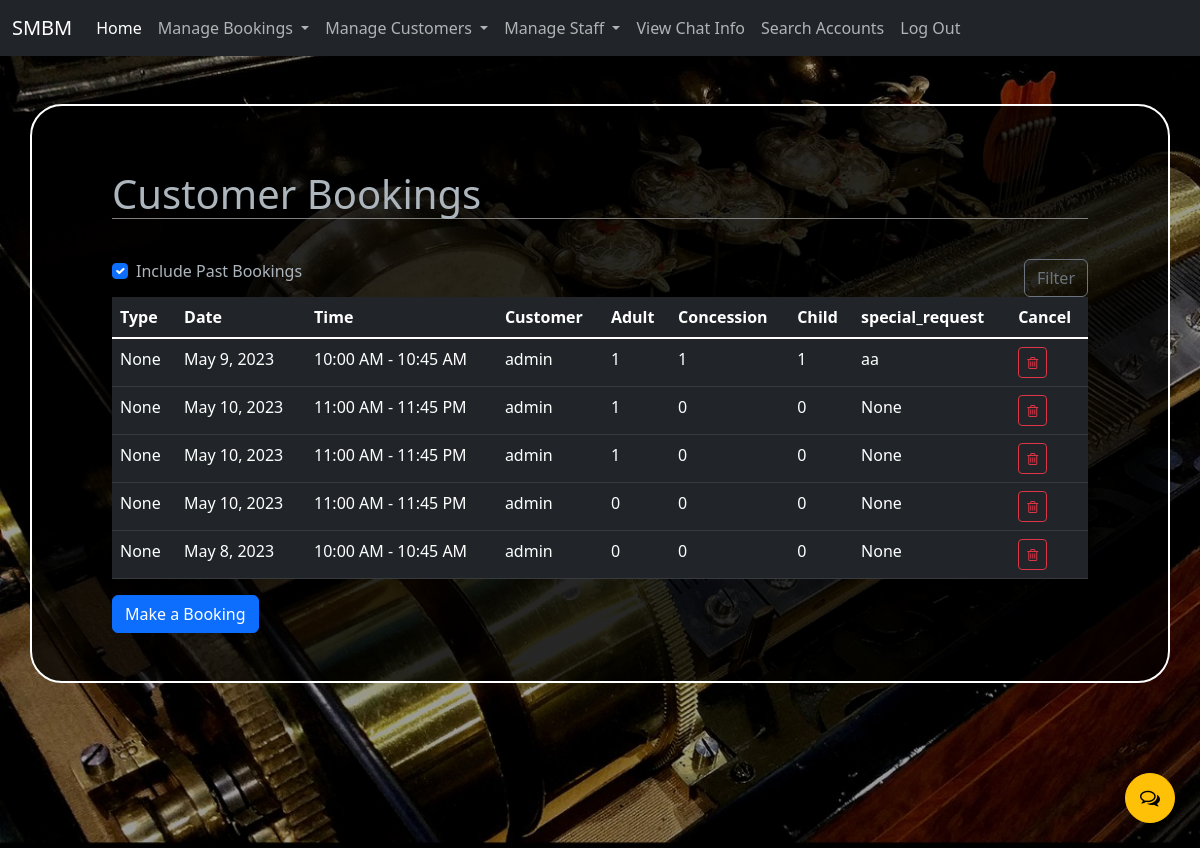
Page /cusgbooking/ (signed in) on the committed database.
### SMBM_APP/models.py (models this page shows)
class Booking(models.Model):
    type = models.CharField(max_length=20,null=True)
    date = models.DateField(auto_now=False, auto_now_add=False)
    time = models.CharField(max_length=200)
    adult = models.IntegerField()
    concession = models.IntegerField()
    child = models.IntegerField()
    special_request = models.CharField(max_length=300,null=True,blank=True)
    user_id = models.ForeignKey(User,on_delete=models.CASCADE)
    rewards_id = models.ManyToManyField(Rewards,null=True,default=None,blank=True)
    slot_id = models.ForeignKey(Slot,on_delete=models.CASCADE)

### SMBM_APP/views01.py (the view)
# urls.py: path('cusgbooking/',views01.customer_booking,name='cusgbooking'),
@login_required(login_url='login')
@login_required(login_url='login')
def customer_booking(request):
    user_id = request.user.id
    if Booking.objects.filter(user_id_id=user_id).exists():
        context ={'data':Booking.objects.filter(user_id_id=user_id)}
        print(context)
        print('have')
    else:
       print('notHave')
       return render(request,'booking/customerBookings.html')
    return render(request,'booking/managebooking.html',context)

### templates/booking/managebooking.html (shortened to what this page needs)
{% extends 'main.html' %}{% load static %}
{% block another_css %}
<link rel= "stylesheet" type= "text/css" href= "{% static 'css/sales.css' %}">
{% endblock another_css %}
{% block context %}
<main>
    <div class="p-5 container bg-black bg-opacity-75 border border-white border-2 rounded-5 overflow-scroll hidescroll my-sm-5"
        id="contentbk">
<h1 class="mainheader">Customer Bookings</h1>
<div class="form-check d-inline-block">
<input class="form-check-input" type="checkbox" id="includepast" checked>
<label class="form-check-label" for="includepast">Include Past Bookings</label>
</div>
<button class="btn btn-outline-secondary float-end" type="button"
data-bs-toggle="collapse" data-bs-target="#filters" aria-expanded="false" aria-controls="filters">
Filter
</button>
<table class="table  table-dark table-hover" >
<thead>
<tr>
    <th>Type</th>
    <th>Date</th>
    <th>Time</th>
    <th>Customer</th>
    <th>Adult</th>
    <th>Concession</th>
    <th>Child</th>
    <th>special_request</th>
    <th>Cancel</th>
</tr>
</thead>
<tbody class="table-group-divider">
    {% for bookings in data %}
    <tr >
        <td>{{bookings.type}}</td>
        <td>{{bookings.date}}</td>
        <td>{{bookings.time}}</td>
        <td>{{user.username}}</td>
        <td>{{bookings.adult}}</td>
        <td>{{bookings.concession}}</td>
        <td>{{bookings.child}}</td>
        <td>{{bookings.special_request}}</td>
        <td>
            <button class="btn btn-outline-danger btn-sm delete"
                    data-link="/bookings/staff2/134">
                <i class="fa fa-trash-o"></i>
            </button>
        </td>
    </tr>
    {% endfor %}
</tbody>
</table>
<a href="{% url 'cusgbooking2' %}" role="button" class="btn btn-primary">Make a Booking</a>
</div>
</main>
</body>
</html>
{% endblock context %}

### static/css/main.css (style rules this page uses)
body { background-image: url("../img/background.jpeg"); background-size: cover; background-attachment: fixed; height: 100vh; }
main { height: calc(100% - 3.5rem); }
@media (min-width: 992px) { #contentbk { padding-left: 5rem !important; padding-right: 5rem !important; } }

### static/css/sales.css (style rules this page uses)
.mainheader { margin-top: 0.4em; border-bottom: 1px solid grey; margin-bottom: 1em; }

### rows in the picture
Booking: type "None", date "May 9, 2023", time "10:00 AM - 10:45 AM", adult "1", concession "1", child "1", special_request "aa"
Booking: type "None", date "May 10, 2023", time "11:00 AM - 11:45 PM", adult "1", concession "0", child "0", special_request "None"
Booking: type "None", date "May 10, 2023", time "11:00 AM - 11:45 PM", adult "1", concession "0", child "0", special_request "None"
Booking: type "None", date "May 10, 2023", time "11:00 AM - 11:45 PM", adult "0", concession "0", child "0", special_request "None"
Booking: type "None", date "May 8, 2023", time "10:00 AM - 10:45 AM", adult "0", concession "0", child "0", special_request "None"

### other values in the picture
{{ user.username }} "admin"
